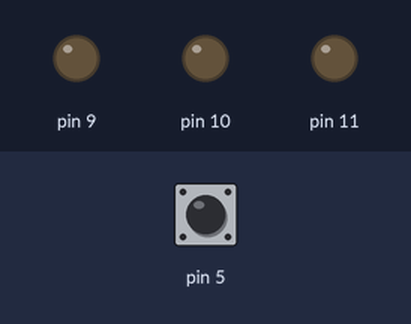
The sketch below on a simulated Arduino Uno, built with avr-gcc and run on an emulated ATmega328P. Shown: output pins drawn as LEDs (lit = HIGH). Dashed ring = blinking. The inputs (shaded band) are chosen by the test bench; at power-on: pin 5 LOW.

Above: at 1.2 s.
1.3 s: pin 5 pulsed HIGH 5 times (0.12 s each, 0.3 s apart)
At 1.62 s:
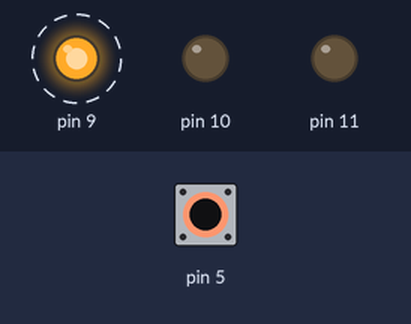
At 3.7 s:
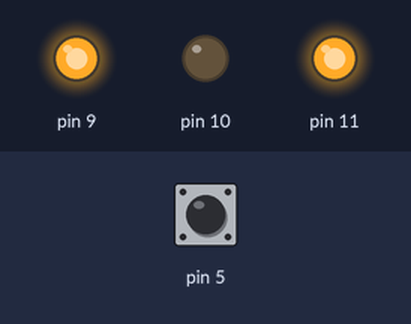
4.3 s: pin 5 pulsed HIGH 2 times (0.12 s each, 0.3 s apart)
At 5.3 s:
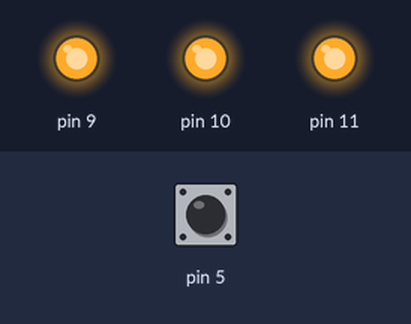
Timing chart, 0 to 7.3 s (numbered marks = the images above; inputs shaded):
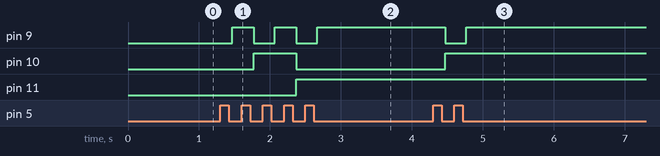

Measured:
- after the input at 1.3 s, pin 9: alternates HIGH for 0.30 s and LOW for 0.30 s, 5 changes in all, then stays HIGH, starting after 0.17 s; pin 10: LOW → HIGH after 0.47 s, → LOW 0.60 s later; pin 11: LOW → HIGH after 1.1 s
- after the input at 4.3 s, pin 9: HIGH → LOW after 0.17 s, → HIGH 0.30 s later; pin 10: LOW → HIGH after 0.17 s

The sketch:

_3bit_counter_without_ff_2.ino
```cpp
int pinstate=0;
int lastpinstate=0;
int i=0;
void setup()  {
  // put your setup code here, to run once:
  pinMode(5,INPUT);

  pinMode(9,OUTPUT);
  pinMode(10,OUTPUT);
  pinMode(11,OUTPUT);
 // pinMode(12,OUTPUT);
 }
 void loop(){
   // put your main code here, to run repeatedly:
 pinstate=digitalRead(5);

 //negative edge
if(pinstate!=lastpinstate){
  if(pinstate==LOW)
    {i++;} //counter
    delay(50);
    }
    lastpinstate=pinstate;

   int a=i%2;      // calculate LSB
   int b=(i/2) %2;     // calculate middle bit
   int c=(i/4) %2;     // calculate MSB
  // int d=(i/8) %2; //  for 4 bit counter

   digitalWrite(9,a);   //LSB
   digitalWrite(10,b);
   digitalWrite(11,c);   //MSB
  // digitalWrite(12,d);


   if(i>7){i=0;}

   //if(i>15){i=0;}
 }
```
